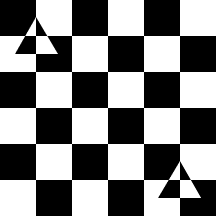
#> input picture old/reference.png, 216 x 216 px; its folder holds only this picture in this run; the run also reads 1 picture not shown here
$ python rotation_adjust.py --in_dir . --pattern reference.png
#> lines starting #> are read from the running program, lines starting #| are printed output that depends on the picture
'''import cv2
import numpy as np
import os
import sys
import argparse

def preprocess_image(image):
    gray = cv2.cvtColor(image, cv2.COLOR_BGR2GRAY)
    blurred = cv2.GaussianBlur(gray, (5, 5), 0)
    edged = cv2.Canny(blurred, 50, 150)
    return edged

def find_contours(edged):
    contours, _ = cv2.findContours(edged, cv2.RETR_EXTERNAL, cv2.CHAIN_APPROX_SIMPLE)
    return contours

def find_registration_pattern(contours):
    for contour in contours:
        approx = cv2.approxPolyDP(contour, 0.02 * cv2.arcLength(contour, True), True)
        if len(approx) == 4: # assuming the grid is a rectangle
            return approx
    return None

def get_rotation_angle(pattern):
    rect = cv2.minAreaRect(pattern)
    angle = rect[-1]
    if angle < -45:
        angle += 90
    return angle

def rotate_image(image, angle):
    (h, w) = image.shape[:2]
    center = (w // 2, h // 2)
    M = cv2.getRotationMatrix2D(center, angle, 1.0)
    rotated = cv2.warpAffine(image, M, (w, h))
    return rotated

def crop_to_pattern(image, pattern):
    x, y, w, h = cv2.boundingRect(pattern)
    return image[y:y+h, x:x+w]

def process_image(image_path):
    image = cv2.imread(image_path)
    edged = preprocess_image(image)
    contours = find_contours(edged)
    pattern = find_registration_pattern(contours)

    if pattern is not None:
        angle = get_rotation_angle(pattern)
        rotated_image = rotate_image(image, angle)
        cropped_image = crop_to_pattern(rotated_image, pattern)
        return cropped_image
    else:
        print(f"Registration pattern not found in {image_path}.")
        return None

def main():
    parser = argparse.ArgumentParser(description="Process images in a directory to align them based on a registration pattern.")
    parser.add_argument('-i', '--in_dir', type=str, required=True, help='Directory where the input images are located')
    args = parser.parse_args()
    in_dir = args.in_dir

    image_paths = [os.path.join(in_dir, f) for f in os.listdir(in_dir) if os.path.isfile(os.path.join(in_dir, f)) and '_aligned' not in f]

    for i, image_path in enumerate(image_paths):
        processed_image = process_image(image_path)
        if processed_image is not None:
            output_path = f"{image_path}_aligned.jpg"
            cv2.imwrite(output_path, processed_image)
            print(f"Saved aligned image to {output_path}")

if __name__ == "__main__":
    main()'''

import cv2
import numpy as np
import argparse
import os

def load_image(image_path):
    return cv2.imread(image_path)

def find_keypoints_and_descriptors(image):
    gray = cv2.cvtColor(image, cv2.COLOR_BGR2GRAY)
    orb = cv2.ORB_create()
    keypoints, descriptors = orb.detectAndCompute(gray, None)
    return keypoints, descriptors

def match_features(descriptors1, descriptors2):
    bf = cv2.BFMatcher(cv2.NORM_HAMMING, crossCheck=True)
    matches = bf.match(descriptors1, descriptors2)
    matches = sorted(matches, key=lambda x: x.distance)
    return matches

def find_affine_transform(keypoints1, keypoints2, matches):
    src_pts = np.float32([keypoints1[m.queryIdx].pt for m in matches]).reshape(-1, 2)
    dst_pts = np.float32([keypoints2[m.trainIdx].pt for m in matches]).reshape(-1, 2)
    M, _ = cv2.estimateAffinePartial2D(src_pts, dst_pts)
    return M

def align_images(image, pattern_image):
    keypoints1, descriptors1 = find_keypoints_and_descriptors(image)
    keypoints2, descriptors2 = find_keypoints_and_descriptors(pattern_image)
    matches = match_features(descriptors1, descriptors2)
    M = find_affine_transform(keypoints1, keypoints2, matches)
    height, width = image.shape[:2]
    aligned_image = cv2.warpAffine(image, M, (int(0.7 * width), int(0.7 * height)))
    return aligned_image, M

def process_images(image_paths, pattern_image_path):
    pattern_image = load_image(pattern_image_path)
    aligned_images = []
    transforms = []

    for image_path in image_paths:
        image = load_image(image_path)
        aligned_image, M = align_images(image, pattern_image)
        aligned_images.append(aligned_image)
        transforms.append(M)

    return aligned_images, transforms

def find_largest_common_rectangle(transforms, pattern_image):
    height, width = pattern_image.shape[:2]
    corners = np.array([[0, 0], [0, height], [width, 0], [width, height]], dtype=np.float32)
    transformed_corners = []

    for M in transforms:
        transformed = cv2.transform(np.array([corners]), M)[0]
        transformed_corners.append(transformed)

    all_corners = np.vstack(transformed_corners)
    min_x = np.max(all_corners[:, 0].min())
    min_y = np.max(all_corners[:, 1].min())
    max_x = np.min(all_corners[:, 0].max())
    max_y = np.min(all_corners[:, 1].max())

    return int(min_x), int(min_y), int(max_x), int(max_y)

def main(image_paths, pattern_image_path):
    aligned_images, transforms = process_images(image_paths, pattern_image_path)
#> in load_image, returned value is the input picture: shape (216, 216, 3); min 0, max 255, mean 127.5
#> in find_keypoints_and_descriptors, `keypoints, descriptors = orb.detectAndCompute(gray, None)`: keypoints = 23 keypoints; strongest (x, y, size): (166, 181, 31), (49, 37, 31), (171, 178, 31), (44, 34, 31)
#> in align_images, `keypoints1, descriptors1 = find_keypoints_and_descriptors(image)`: keypoints1 has the same summary as keypoints in find_keypoints_and_descriptors
#> in align_images, `keypoints2, descriptors2 = find_keypoints_and_descriptors(pattern_image)`: keypoints2 has the same summary as keypoints in find_keypoints_and_descriptors
#> in match_features, `matches = bf.match(descriptors1, descriptors2)`: matches = 17 matches
#> in find_affine_transform, `src_pts = np.float32([keypoints1[m.queryIdx].pt for m in matches]).res..`: src_pts = 17 rows, first 8: [44, 34], [49, 37], [178, 164], [181, 164], [171, 178], [166, 181], [49.2, 37.2], [55.2, 52.8]
#> in find_affine_transform, `dst_pts = np.float32([keypoints2[m.trainIdx].pt for m in matches]).res..`: dst_pts has the same summary as src_pts
#> in find_affine_transform, `M, _ = cv2.estimateAffinePartial2D(src_pts, dst_pts)`: M = [[1, 0, 0], [0, 1, 0]]
#> in align_images, `aligned_image = cv2.warpAffine(image, M, (int(0.7 * width), int(0.7 * ..`:
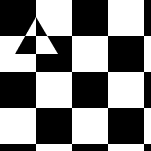
#> aligned_image: shape (151, 151, 3); min 0, max 255, mean 127.3
    pattern_image = load_image(pattern_image_path)
    min_x, min_y, max_x, max_y = find_largest_common_rectangle(transforms, pattern_image)

    for i, aligned_image in enumerate(aligned_images):
        # cropped_image = aligned_image[min_y:max_y, min_x:max_x]
        output_path = f"{image_paths[i].split('.')[0]}_aligned.jpg"
        cv2.imwrite(output_path, aligned_image)
        print(f"Saved aligned image to {output_path}")

if __name__ == "__main__":
    parser = argparse.ArgumentParser(description="Align images based on a reference pattern.")
    parser.add_argument('-i', '--in_dir', type=str, required=True, help='Directory where the input images are located')
    parser.add_argument('-p', '--pattern', type=str, required=True, help='Path to the reference pattern image')
    args = parser.parse_args()
    in_dir = args.in_dir
    pattern_image_path = args.pattern

    image_paths = [os.path.join(in_dir, f) for f in os.listdir(in_dir) if os.path.isfile(os.path.join(in_dir, f)) and '_aligned' not in f]
#> (the run stopped early here; a loop or call above may not have finished)
